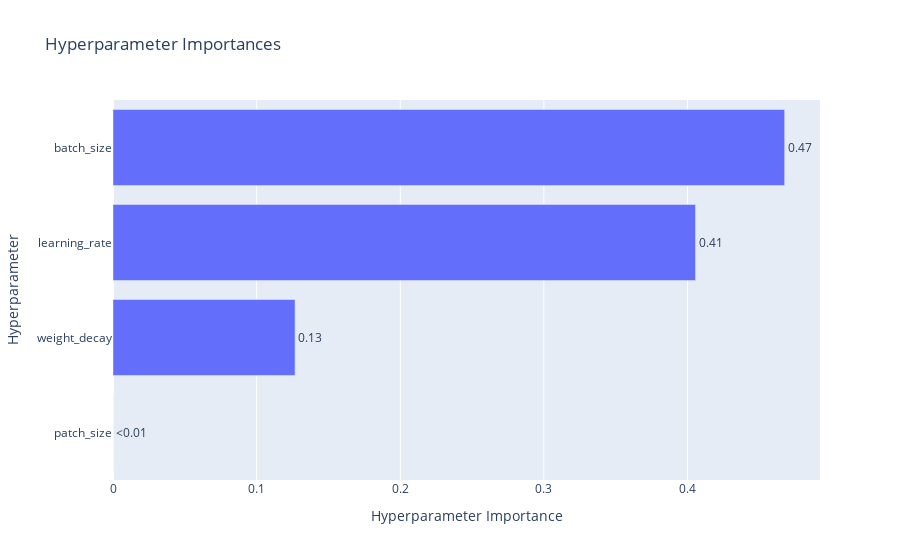

The code cell stored with this chart in its notebook:
### Code cell
from optuna.visualization import plot_param_importances
plot_param_importances(study_run2)

### Figure 1 — Plotly figure (JSON) as saved in the notebook; plotly's stock layout.template omitted (floating-point values rounded to 4 significant figures)
{"data": [{"cliponaxis": false, "hovertemplate": ["patch_size (CategoricalDistribution): 0.0<extra></extra>", "weight_decay (FloatDistribution): 0.12676678128072194<extra></extra>", "learning_rate (FloatDistribution): 0.4055902080921897<extra></extra>", "batch_size (CategoricalDistribution): 0.46764301062708835<extra></extra>"], "name": "Objective Value", "orientation": "h", "text": ["<0.01", "0.13", "0.41", "0.47"], "textposition": "outside", "type": "bar", "x": [0, 0.1268, 0.4056, 0.4676], "y": ["patch_size", "weight_decay", "learning_rate", "batch_size"]}], "layout": {"title": {"text": "Hyperparameter Importances"}, "xaxis": {"title": {"text": "Hyperparameter Importance"}}, "yaxis": {"title": {"text": "Hyperparameter"}}}}
